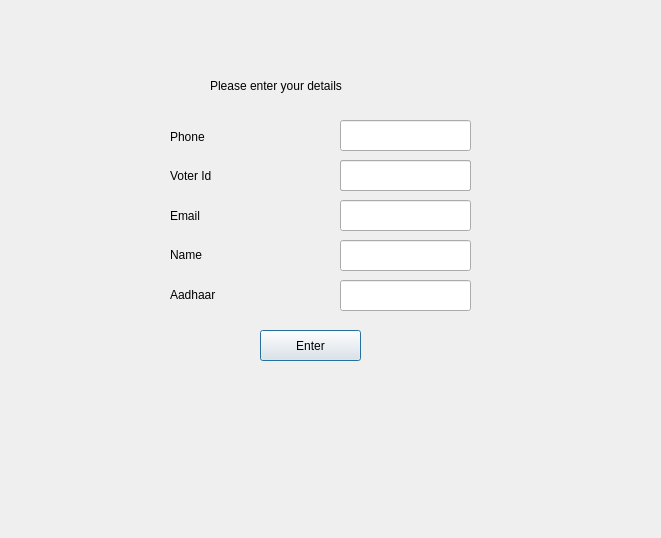
<?xml version="1.0" encoding="UTF-8"?>
<ui version="4.0">
 <class>signup</class>
 <widget class="QDialog" name="signup">
  <property name="geometry">
   <rect>
    <x>0</x>
    <y>0</y>
    <width>661</width>
    <height>538</height>
   </rect>
  </property>
  <property name="windowTitle">
   <string>Dialog</string>
  </property>
  <widget class="QPushButton" name="pushButton_5">
   <property name="geometry">
    <rect>
     <x>260</x>
     <y>330</y>
     <width>101</width>
     <height>31</height>
    </rect>
   </property>
   <property name="text">
    <string>Enter</string>
   </property>
  </widget>
  <widget class="QLineEdit" name="lineEdit_2">
   <property name="geometry">
    <rect>
     <x>340</x>
     <y>160</y>
     <width>131</width>
     <height>31</height>
    </rect>
   </property>
  </widget>
  <widget class="QLineEdit" name="aadhaarbutton">
   <property name="geometry">
    <rect>
     <x>340</x>
     <y>280</y>
     <width>131</width>
     <height>31</height>
    </rect>
   </property>
  </widget>
  <widget class="QLineEdit" name="Phonenumbutton">
   <property name="geometry">
    <rect>
     <x>340</x>
     <y>120</y>
     <width>131</width>
     <height>31</height>
    </rect>
   </property>
  </widget>
  <widget class="QLineEdit" name="namebutton">
   <property name="geometry">
    <rect>
     <x>340</x>
     <y>240</y>
     <width>131</width>
     <height>31</height>
    </rect>
   </property>
  </widget>
  <widget class="QLineEdit" name="voteridbutton">
   <property name="geometry">
    <rect>
     <x>340</x>
     <y>160</y>
     <width>131</width>
     <height>31</height>
    </rect>
   </property>
  </widget>
  <widget class="QLineEdit" name="emailbutton">
   <property name="geometry">
    <rect>
     <x>340</x>
     <y>200</y>
     <width>131</width>
     <height>31</height>
    </rect>
   </property>
  </widget>
  <widget class="QWidget" name="layoutWidget">
   <property name="geometry">
    <rect>
     <x>170</x>
     <y>120</y>
     <width>123</width>
     <height>191</height>
    </rect>
   </property>
   <layout class="QVBoxLayout" name="verticalLayout">
    <item>
     <widget class="QLabel" name="label">
      <property name="text">
       <string>Phone</string>
      </property>
     </widget>
    </item>
    <item>
     <widget class="QLabel" name="label_2">
      <property name="text">
       <string>Voter Id</string>
      </property>
     </widget>
    </item>
    <item>
     <widget class="QLabel" name="label_3">
      <property name="text">
       <string>Email</string>
      </property>
     </widget>
    </item>
    <item>
     <widget class="QLabel" name="label_5">
      <property name="text">
       <string>Name</string>
      </property>
     </widget>
    </item>
    <item>
     <widget class="QLabel" name="label_4">
      <property name="text">
       <string>Aadhaar</string>
      </property>
     </widget>
    </item>
   </layout>
  </widget>
  <widget class="QLabel" name="label_6">
   <property name="geometry">
    <rect>
     <x>210</x>
     <y>70</y>
     <width>221</width>
     <height>32</height>
    </rect>
   </property>
   <property name="text">
    <string>Please enter your details</string>
   </property>
  </widget>
 </widget>
 <resources/>
 <connections/>
</ui>
